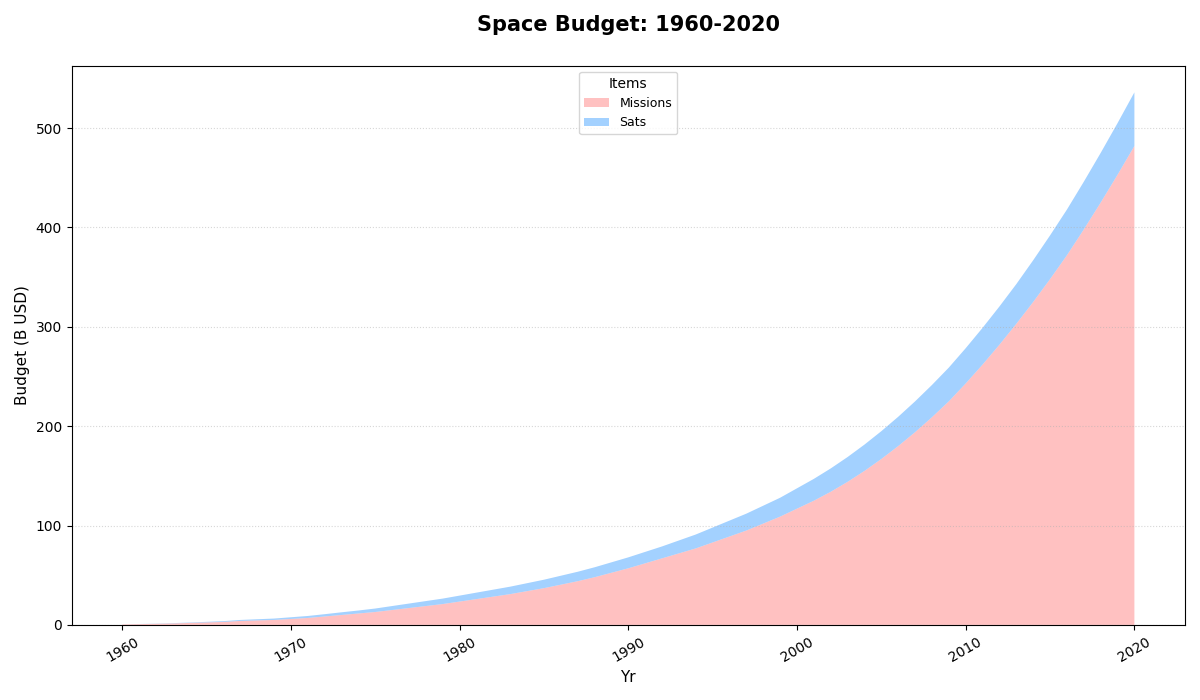

Here is the Python script that generated this plot:
import matplotlib.pyplot as plt
import numpy as np

years = np.arange(1960, 2021)

satellites = np.array([0.5, 0.8, 1.1, 1.5, 2.0, 2.5, 3.0, 4.0, 4.5, 5.0, 6.0, 7.0, 8.5, 10.0, 11.5, 13.0, 15.0, 17.0, 19.0, 21.0, 23.5, 26.0, 28.5, 31.0, 34.0, 37.0, 40.5, 44.0, 48.0, 52.5, 57.0, 62.0, 67.0, 72.0, 77.0, 83.0, 89.0, 95.0, 102.0, 109.0, 117.0, 125.0, 134.0, 144.0, 155.0, 167.0, 180.0, 194.0, 209.0, 225.0, 243.0, 262.0, 282.0, 303.0, 325.0, 348.0, 372.0, 398.0, 425.0, 453.0, 482.0])
missions = np.array([0.0, 0.1, 0.2, 0.3, 0.4, 0.6, 0.8, 1.0, 1.2, 1.4, 1.7, 2.0, 2.3, 2.7, 3.0, 3.5, 4.0, 4.5, 5.0, 5.5, 6.0, 6.5, 7.0, 7.5, 8.0, 8.5, 9.0, 9.5, 10.0, 10.5, 11.0, 11.5, 12.0, 13.0, 14.0, 15.0, 16.0, 17.0, 18.0, 19.0, 20.5, 22.0, 23.5, 25.0, 26.5, 28.0, 29.5, 31.0, 32.5, 34.0, 35.5, 37.0, 38.5, 40.0, 42.0, 44.0, 46.0, 48.0, 50.0, 52.0, 54.0])

plt.figure(figsize=(12, 7))

plt.stackplot(years, satellites, missions,
              labels=['Missions', 'Sats'],
              colors=['#FF9999', '#66B3FF'], alpha=0.6)

plt.title("Space Budget: 1960-2020", fontsize=15, fontweight='bold', pad=25)
plt.xlabel("Yr", fontsize=11)
plt.ylabel("Budget (B USD)", fontsize=11)

plt.legend(loc='upper center', fontsize=9, title="Items")

plt.xticks(rotation=30)

plt.grid(axis='y', linestyle=':', alpha=0.5)

plt.tight_layout()

plt.show()
